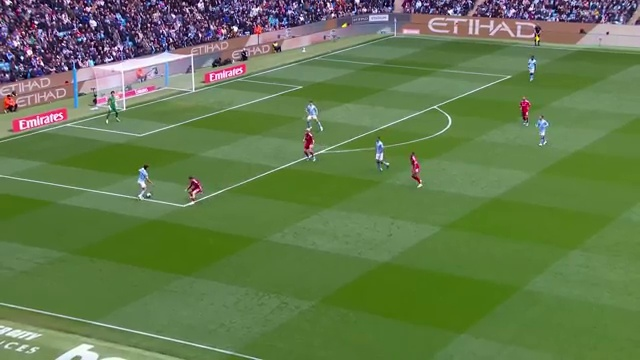
#> input picture experiments/records/experiment_M4/HANDOFF_EXTERNAL_ANNOTATION/images/manchester_city_v_liverpool/manchester_city_v_liverpool_000113.jpg, 640 x 360 px
$ python -i select_batch.py   (imports and definitions only)   (older library calls are emulated)
#> lines starting #> are read from the running program, lines starting #| are printed output that depends on the picture
#!/usr/bin/env python
"""
Select the first annotation batch: ~400-500 diverse frames from TRAIN sources.

Val and test frames are deliberately excluded. Model-assisted iteration means
each round's model has seen the frames it helped label; letting that touch val
or test would quietly contaminate the only honest measurement available.

The split is recomputed with build_dataset.assign_splits using the same seed,
so "train" here means exactly what it will mean at build time.

Selection balances two things:
  * per-source quota, so no single match dominates the batch
  * within a source, spread over the clip plus image-statistic diversity
    (brightness for day/night, sharpness, and a dHash spread for camera angle
    and framing)

If pseudo-label drafts already exist, their content is used to prioritise the
frames that actually matter: crowded scenes, goalkeepers, referees and small
balls. Without drafts the tool falls back to diversity alone and says so.

Examples:
    python tools/select_batch.py --size 450
    python tools/select_batch.py --size 450 --out data/batches/batch_01.json
"""

import argparse
import json
import sys
from collections import Counter, defaultdict
from pathlib import Path

import cv2
import numpy as np

sys.path.insert(0, str(Path(__file__).resolve().parent))
from build_dataset import DEFAULT_EXCLUDE, assign_splits, infer_domain  # noqa: E402

IMG_EXTS = {'.jpg', '.jpeg', '.png'}

# Weights for the priority score when drafts are available. Rare classes are
# worth far more than another midfield frame with twelve players in it.
W_GOALKEEPER = 6.0
W_REFEREE = 6.0
W_SMALL_BALL = 5.0
W_BALL = 2.0
W_CROWD = 0.35          # per detected person, capped below
CROWD_CAP = 6.0
SMALL_BALL_AREA = 3e-4  # normalised area under which a ball counts as small


def imread_unicode(path: Path):
    try:
        return cv2.imdecode(np.fromfile(path, dtype=np.uint8), cv2.IMREAD_COLOR)
#> returned value is the input picture: shape (360, 640, 3); mean B, G, R 77.3, 121.9, 99.5
    except Exception:
        return None


def dhash(gray, size=8):
    small = cv2.resize(gray, (size + 1, size), interpolation=cv2.INTER_AREA)
    bits = 0
    for b in (small[:, 1:] > small[:, :-1]).flatten():
        bits = (bits << 1) | int(b)
    return bits


def hamming(a, b):
    return bin(a ^ b).count('1')


def image_stats(path: Path):
    img = imread_unicode(path)
    if img is None:
        return None
    gray = cv2.cvtColor(img, cv2.COLOR_BGR2GRAY)
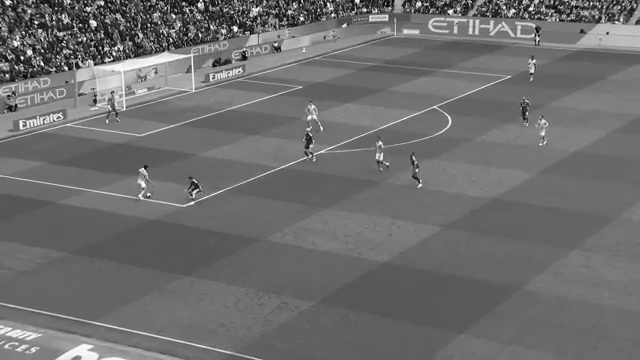
#> gray: shape (360, 640); min 1, max 254, mean 110.1
    small = cv2.resize(gray, (320, 180), interpolation=cv2.INTER_AREA)
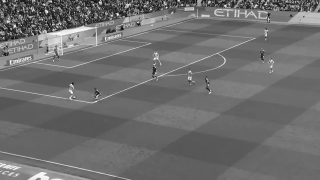
#> small: shape (180, 320); min 10, max 251, mean 110.2
    return {
        'brightness': float(small.mean()),
        'sharpness': float(cv2.Laplacian(small, cv2.CV_64F).var()),
        'hash': dhash(gray),
    }
#> the loop in dhash, `for b in (small[:, 1:] > small[:, :-1]).flatten():` made 64 passes
#> (b, bits) on passes 3 to 14: (True, 3), (True, 7), (True, 15), (True, 31), (False, 62), (True, 125), (True, 251), (True, 503), (False, 1006), (False, 2012), (False, 4024), (True, 8049)
#> bits on passes 1 to 2: 0, 1
#> after the loop in dhash, `for b in (small[:, 1:] > small[:, :-1]).flatten():`: bits = 9062539216008333062


# [168 lines left out: functions draft_priority, pick_diverse, main, not called in this run]


# [2 lines not run here, left out]

>>> result = image_stats('../experiments/records/experiment_M4/HANDOFF_EXTERNAL_ANNOTATION/images/manchester_city_v_liverpool/manchester_city_v_liverpool_000113.jpg')
#> result = {'brightness': 110.2, 'sharpness': 2249, 'hash': 9062539216008333062}
